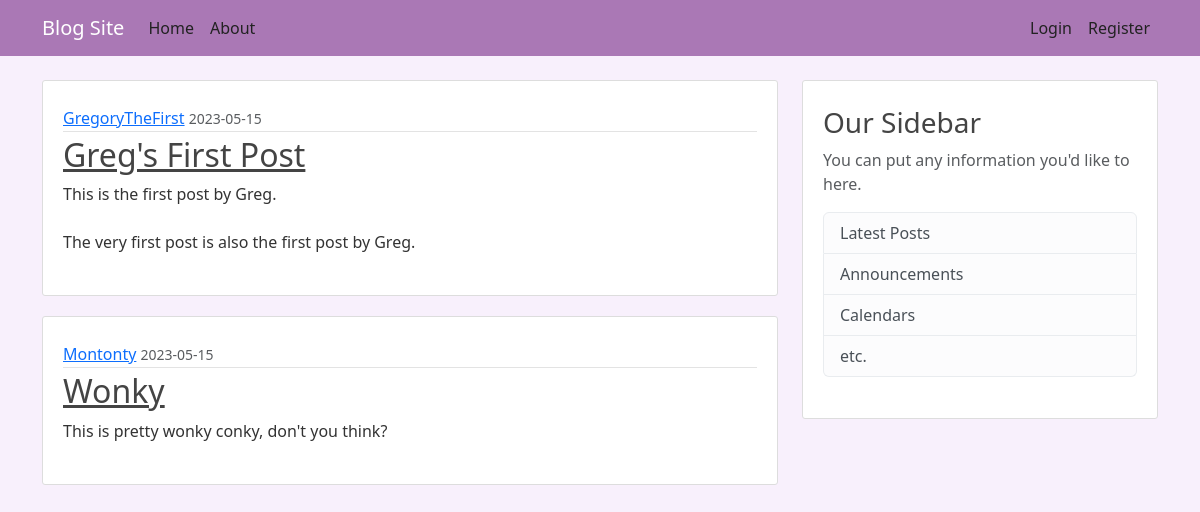
The page /home on the database its author committed.
### blog_app/models.py (models this page shows, shortened)
class Post(db.Model):
	id = db.Column(db.Integer, primary_key=True)
	title = db.Column(db.String(100), nullable=False)
	date_posted = db.Column(db.DateTime, nullable=False, default=datetime.utcnow)
	content = db.Column(db.Text, nullable=False)
	user_id = db.Column(db.Integer, db.ForeignKey("user.id"), nullable=False)

class User(db.Model, UserMixin):
	id = db.Column(db.Integer, primary_key=True)
	username = db.Column(db.String(20), unique=True,nullable=False)
	email = db.Column(db.String(120), unique=True,nullable=False)
	image_file = db.Column(db.String(20), nullable=False, default="default.jpg")
	password =  db.Column(db.String(60), nullable=False)
	posts = db.relationship("Post", backref="author", lazy=True)

### blog_app/routes.py (the view)
@app.route("/")
@app.route("/home")
def home():
	posts = Post.query.all()
	return render_template("home.html", title="Home", posts=posts)

### blog_app/templates/home.html
{% extends "layout.html" %}
{% block content %}
	{% for post in posts %}
		<article class="media content-section">
			<div class="media-body">
				<div class="article-metadata">
					<a class="mr-2" href="#">{{ post.author.username }}</a>
					<small class="text-muted">{{ post.date_posted.strftime("%Y-%m-%d") }}</small>
				</div>
				<h2><a class="article-title" href="{{ url_for('post', post_id=post.id) }}">{{ post.title }}</a></h2>
				<p class="article-content">{{ post.content }}</p>
			</div>
		</article>
	{% endfor %}
{% endblock content %}

### blog_app/templates/layout.html (shortened to what this page needs)
 <!DOCTYPE html>
 <html>
 <head>
	<link href="https://cdn.jsdelivr.net/npm/bootstrap@5.3.0-alpha3/dist/css/bootstrap.min.css" rel="stylesheet">
	<link href="{{ url_for('static', filename='main.css') }}" rel="stylesheet" type="text/css">
 </head>
 <body>
 	<header class="site-header">
		<nav class="navbar navbar-expand-md navbar-dark bg-steel fixed-top">
			<div class="container">
				<a class="navbar-brand mr-4" href="/">Blog Site</a>
				<div class="collapse navbar-collapse justify-content-between" id="navbarToggle">
					<div class="navbar-nav mr-auto">
						<a class="nav-item nav-link" href="{{ url_for('home') }}">Home</a>
						<a class="nav-item nav-link" href="{{ url_for('about') }}">About</a>
					</div>
					<div class="navbar-nav">
						{% if current_user.is_authenticated %}
							<a class="nav-item nav-link" href="{{ url_for('new_post') }}">New Post</a>
							<a class="nav-item nav-link" href="{{ url_for('account') }}">Account</a>
							<a class="nav-item nav-link" href="{{ url_for('logout') }}">Logout</a>
						{% else%}
							<a class="nav-item nav-link" href="{{ url_for('login') }}">Login</a>
							<a class="nav-item nav-link" href="{{ url_for('register') }}">Register</a>
						{% endif %}
					</div>
				</div>
			</div>
		</nav>
	</header>
	<main role="main" class="container">
		<div class="row">
			<div class="col-md-8">
				{% block content %}{% endblock %}
			</div>
			<div class="col-md-4">
				<div class="content-section">
					<h3>Our Sidebar</h3>
					<p class="text-muted">You can put any information you'd like to here.
						<ul class="list-group">
							<li class="list-group-item list-group-item-light">Latest Posts</li>
							<li class="list-group-item list-group-item-light">Announcements</li>
							<li class="list-group-item list-group-item-light">Calendars</li>
							<li class="list-group-item list-group-item-light">etc.</li>
						</ul>
					</p>
				</div>
			</div>
		</div>
	</main>
</body>
</html>

### blog_app/static/main.css (style rules this page uses)
body { background: #f8f0fc; color: #333333; margin-top: 5rem; }
h1, h2, h3, h4, h5, h6 { color: #444444; }
.bg-steel { background-color: #aa78b5; }
.site-header .navbar-nav .nav-link { color: #222222; }
.content-section { background: #ffffff; padding: 25px 20px; border: 1px solid #dddddd; border-radius: 3px; margin-bottom: 20px; }
.article-title { color: #444444; }
.article-content { white-space: pre-line; }
.article-metadata { padding-bottom: 1px; margin-bottom: 4px; border-bottom: 1px solid #e3e3e3 }

### rows shown on the page
Post: author.username "GregoryTheFirst", date_posted "2023-05-15", title "Greg's First Post", content "This is the first post by Greg. The very first post is also the first post by Greg."
Post: author.username "Montonty", date_posted "2023-05-15", title "Wonky", content "This is pretty wonky conky, don't you think?"
